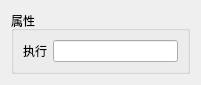
<?xml version="1.0" encoding="UTF-8"?>
<ui version="4.0">
 <class>Form</class>
 <widget class="QWidget" name="Form">
  <property name="geometry">
   <rect>
    <x>0</x>
    <y>0</y>
    <width>201</width>
    <height>70</height>
   </rect>
  </property>
  <property name="windowTitle">
   <string>Form</string>
  </property>
  <layout class="QGridLayout" name="gridLayout_2">
   <item row="0" column="0">
    <widget class="QGroupBox" name="groupBoxProperty">
     <property name="title">
      <string>属性</string>
     </property>
     <layout class="QGridLayout" name="gridLayout">
      <item row="0" column="0">
       <widget class="QLabel" name="labelAction">
        <property name="text">
         <string>执行</string>
        </property>
       </widget>
      </item>
      <item row="0" column="1">
       <widget class="QLineEdit" name="lineEditAction"/>
      </item>
     </layout>
    </widget>
   </item>
  </layout>
 </widget>
 <resources/>
 <connections/>
</ui>
